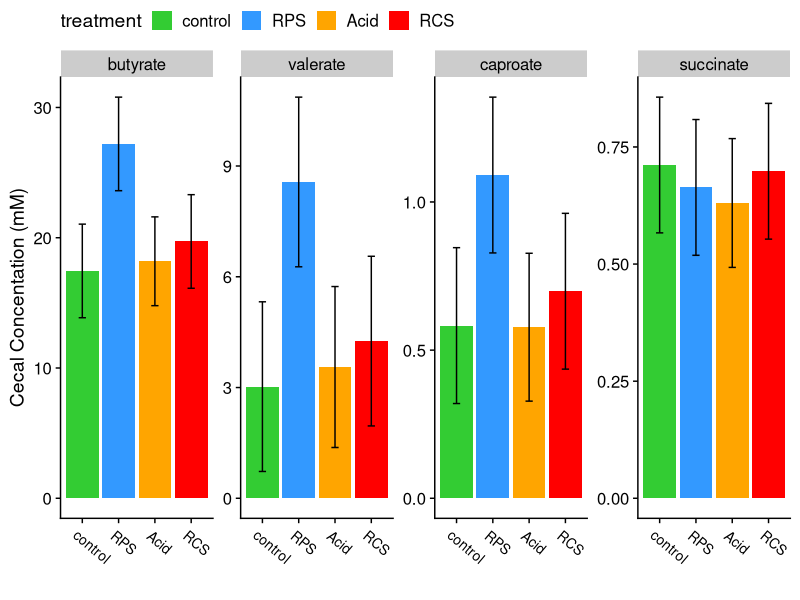
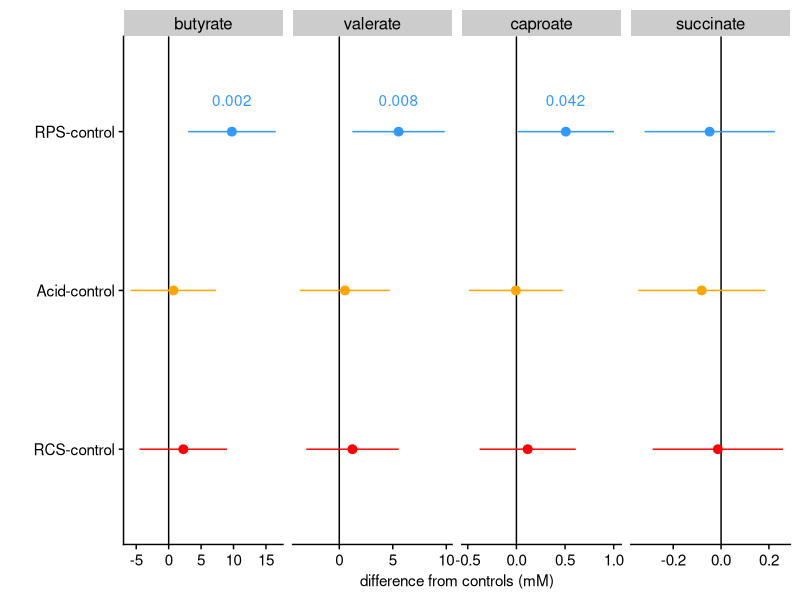
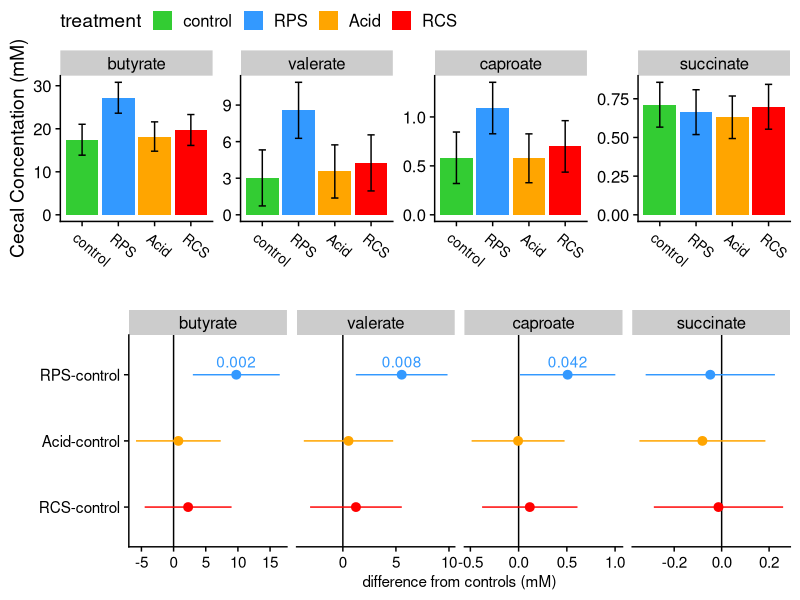
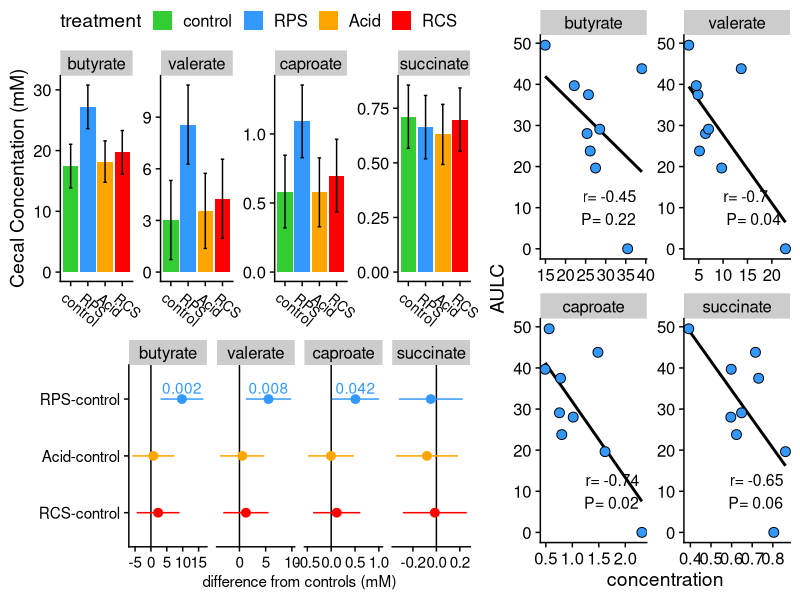
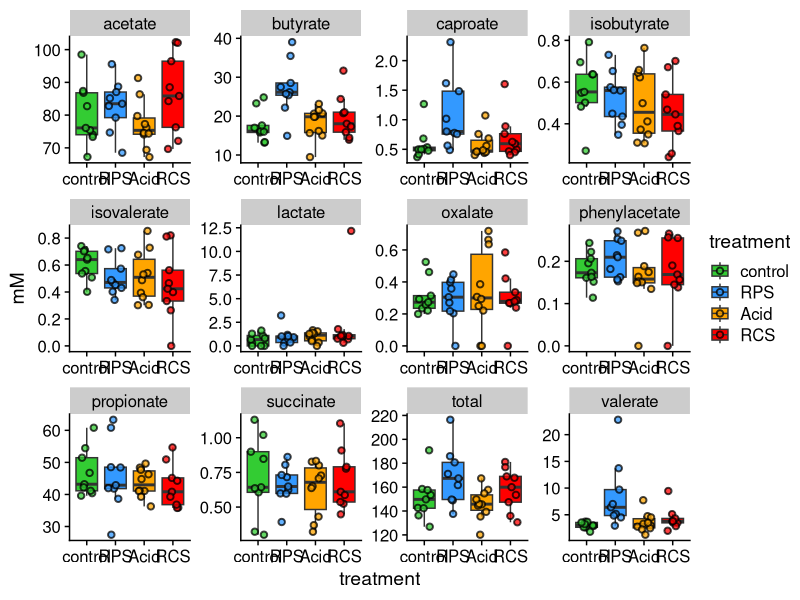
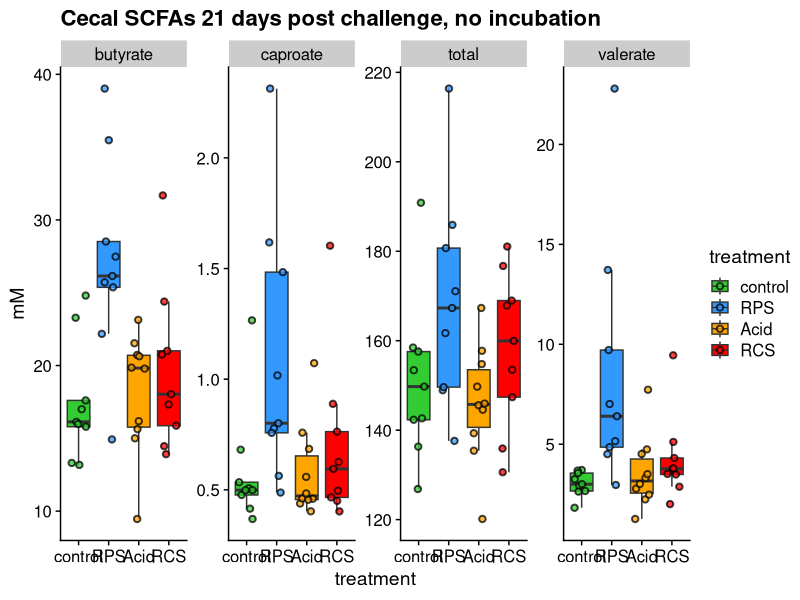
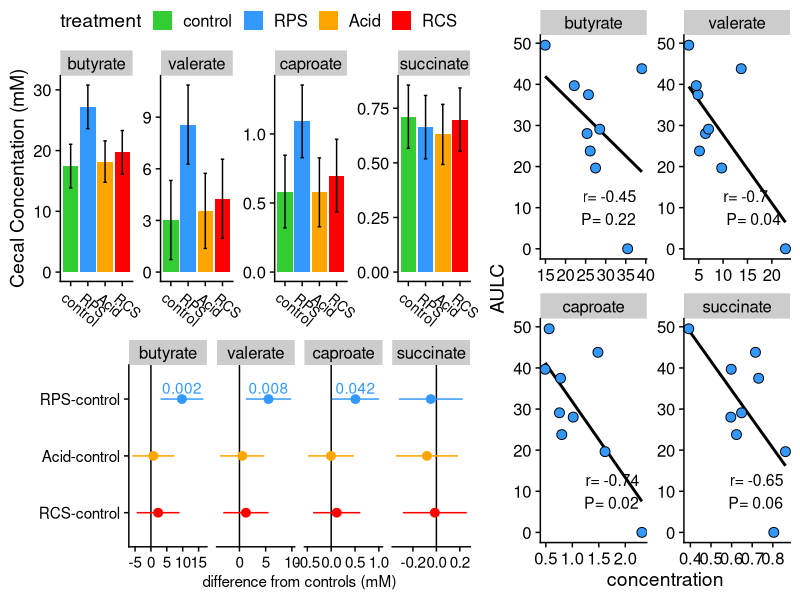

These figures' R source, in order:
# setwd('')
library(tidyverse)
library(cowplot)
library(broom)
theme_set(theme_cowplot())

vfas <- read_tsv('./data/FS12b_meta.tsv')


colnames(vfas)
vfas <- read_csv('./data/FS12b_vfas.csv')
vfas <- vfas %>% filter(treatment %in% c('control', 'RPS', 'Acid','RCS'))
vfas$treatment <- factor(vfas$treatment, levels = c('control', 'RPS', 'Acid', 'Zn+Cu', 'RCS', 'Bglu'))

vfas.gather <- vfas %>% gather(key = VFA, value = mM, -(pignum:hour))

vfas.gather$set <- paste(vfas.gather$hour, vfas.gather$treatment)

# initial peek #
# vfas %>% filter(pignum %in% c(458, 461, 469, 472))

### VFA CECUM TESTS ###

scfas <- vfas %>% filter(hour == 0)

but_test <- aov(butyrate~treatment, data = scfas)
cap_test <- aov(caproate~treatment, data = scfas)
val_test <- aov(valerate~treatment, data = scfas)
suc_test <- aov(succinate~treatment, data = scfas)

library(emmeans)


scfa_means <- 
  bind_rows(list(
  emmeans(but_test, specs =  ~ treatment) %>% tidy(conf.int=TRUE) %>% mutate(scfa='butyrate'),
  emmeans(val_test, specs =  ~ treatment) %>% tidy(conf.int=TRUE) %>% mutate(scfa='valerate'),
  emmeans(cap_test, specs =  ~ treatment) %>% tidy(conf.int=TRUE) %>% mutate(scfa='caproate'),
  emmeans(suc_test, specs =  ~ treatment) %>% tidy(conf.int=TRUE) %>% mutate(scfa='succinate'))) %>% 
  mutate(treatment=factor(treatment, levels = c('control', 'RPS', 'Acid', 'RCS')), 
         scfa=factor(scfa, levels = c('butyrate', 'valerate', 'caproate', 'succinate')))

# summary(but_test)
# summary(val_test)
# summary(cap_test)
# summary(tot_test)

scfa_tests <- 
  bind_rows(list(
  TukeyHSD(but_test) %>% tidy() %>% mutate(scfa='butyrate'),
TukeyHSD(val_test) %>% tidy()%>% mutate(scfa='valerate'),
TukeyHSD(cap_test) %>% tidy()%>% mutate(scfa='caproate'),
TukeyHSD(suc_test) %>% tidy()%>% mutate(scfa='succinate')
)) %>% 
  mutate(contrast=factor(contrast, levels=c('RCS-control', 
                                            'Acid-control', 
                                            'RPS-control')),
         scfa=factor(scfa, levels = c('butyrate', 'caproate', 'valerate', 'succinate'))) %>% 
  mutate(p.plot=ifelse(adj.p.value < 0.05, adj.p.value, NA))


FIG6A <- 
  scfa_means %>%
  ggplot(aes(x=treatment, y=estimate, ymin=conf.low, ymax=conf.high))+
  geom_col(aes(fill=treatment))+
  geom_errorbar(width=.2) + 
  facet_wrap(~scfa, scales = 'free', nrow=1)+
  theme(legend.position = 'top') + 
  ylab('Cecal Concentation (mM)') + 
  xlab('') + 
  theme(axis.text.x=element_text(size=10, angle = -40, hjust=.1))+
  scale_fill_manual(values=c('#33CC33', '#3399FF', 'orange', 'red', 'grey', 'purple'))

FIG6A

FIG6B <- 
  scfa_tests %>%
  mutate(scfa=factor(scfa, levels = c('butyrate', 'valerate', 'caproate', 'succinate'))) %>% 
  filter(grepl('control', contrast)) %>% 
  ggplot(aes(x=contrast, y=estimate, ymin=conf.low, ymax=conf.high)) +
  geom_hline(yintercept = 0)+
  geom_pointrange(aes(color=contrast)) + 
  geom_text(aes(label=round(p.plot, 3), color=contrast), nudge_x = .2)+
  coord_flip()+
  facet_wrap(~scfa, scales = 'free_x', nrow = 1) +
  theme(legend.position = 'none', 
        axis.text = element_text(size=11), 
        axis.title.x=element_text(size=11)) + 
  xlab('') + 
  ylab('difference from controls (mM)')+
  scale_color_manual(values=c('red', 'orange','#3399FF', 'red', 'grey', 'purple'))

FIG6B

ggdraw() + 
  draw_plot(FIG6A, x=0, y=.5, width = 1, height = .5) + 
  draw_plot(FIG6B, x=0, y=0, width = 1, height=.5)


## AULC VFA CORRELATIONS ##



MET <- read_tsv('./data/FS12b_meta.tsv') %>%
  mutate(ID=sample_ID) %>%
  select(ID, everything()) %>% 
  mutate(treatment=factor(treatment, levels = c('Control', 'RPS', 'Acid', 'RCS')))


RPS_cec_scfas <- 
  MET %>%
  select(pignum,  AULC, log_sal, tissue, day) %>% 
  filter(day =='D21' & tissue == 'C') %>%
  right_join(scfas) %>% 
  filter(treatment == 'RPS') %>% 
  select(-tissue, -day, -hour, -treatment) %>%
  column_to_rownames(var = 'pignum') %>% 
  as.matrix()



cor_tests <- 
  Hmisc::rcorr(RPS_cec_scfas) %>%
  tidy() %>% 
  filter(column1 %in% c('AULC', 'butyrate', 'valerate', 'caproate', 'succinate')) %>% 
  filter(column2 %in% c('AULC', 'butyrate', 'valerate', 'caproate', 'succinate')) %>% 
  mutate(scfa=column1) %>% 
  filter(column2=='AULC') %>% 
  mutate(concentration=c(17, 5, .7, .45), 
         AULC=c(10,10,10,10), 
         stats=paste('r=', round(estimate, 2), '\nP=', round(p.value, 2)), 
         scfa=factor(scfa, levels = c('butyrate', 'valerate', 'caproate', 'succinate')))
  

FIG6C <- 
RPS_cec_scfas %>%
  as.data.frame() %>% 
  gather(-AULC, key='scfa', value='concentration') %>% 
  filter(scfa %in% c('butyrate', 'valerate', 'caproate', 'succinate')) %>%
  mutate(scfa=factor(scfa, levels = c('butyrate', 'valerate', 'caproate', 'succinate'))) %>% 
  ggplot(aes(x=concentration, y=AULC)) +
  geom_smooth(method = 'lm',se=F, color='black') + 
  geom_text(data=cor_tests, aes(label=stats), size=4, hjust=-.5)+
  geom_point(shape=21, size=3, fill='#3399FF', color='black') +
  facet_wrap(~scfa, scales = 'free')



fig6 <- ggdraw()+
  draw_plot(FIG6A, x = 0, y =.4, width = .6, height = .6)+
  draw_plot(FIG6B, x = 0, y = 0, width = .6, height = .45)+
  draw_plot(FIG6C, x = .6, y = 0, width = .4, height = 1)

fig6

ggsave(filename = './output/figure6.jpeg', device = 'jpeg', 
       width=280, height=180, units = 'mm')

### D21 CECUM ALL VFAS  ###


filter(vfas.gather, hour == 0 ) %>% 
  ggplot(aes(x=treatment, y=mM, group=set, fill=treatment)) +
  geom_boxplot(outlier.alpha = 0) +geom_jitter(shape=21, size=1.5, stroke=1, alpha=.75, width = .25)+
  scale_fill_manual(values=c('#33CC33', '#3399FF', 'orange', 'red', 'grey', 'purple')) + 
  facet_wrap(~VFA, scales = 'free')


unique(vfas.gather$VFA)

filter(vfas.gather, hour == 0 & VFA %in% c('butyrate', 'valerate', 'caproate', 'total')) %>%
  ggplot(aes(x=treatment, y=mM, group=set, fill=treatment)) +
  geom_boxplot(outlier.alpha = 0) +geom_jitter(shape=21, size=1.5, stroke=1, alpha=.75, width = .25)+
  scale_fill_manual(values=c('#33CC33', '#3399FF', 'orange', 'red', 'grey', 'purple')) + 
  facet_wrap(~VFA, scales = 'free', nrow = 1) + ggtitle("Cecal SCFAs 21 days post challenge, no incubation")

#
# filter(vfas.gather, hour == 0 &
#          VFA %in% c('acetate', 'butyrate', 'propionate', 'valerate', 'caproate', 'total') & 
#          treatment %in% c('control', 'RPS')) %>%
#   ggplot(aes(x=treatment, y=mM, group=set, fill=treatment)) +
#   geom_boxplot(outlier.alpha = 0) +geom_jitter(shape=21, size=1.5, stroke=1, alpha=.75, width = .25)+
#   scale_fill_manual(values=c('red', '#3399FF', 'orange', 'red', 'grey', 'purple')) + 
#   facet_wrap(~VFA, scales = 'free') + ggtitle("Cecal SCFAs 21 days post challenge")




# filter(vfas.gather, hour == 24) %>% ggplot(aes(x=treatment, y=mM, group=set, fill=treatment)) +
#   geom_boxplot(outlier.alpha = 0) +geom_jitter(shape=21, size=1.5, stroke=1, alpha=.75, width = .25)+
#   scale_fill_manual(values=c('#33CC33', '#3399FF', 'orange', 'red', 'grey', 'purple')) + 
#   facet_wrap(~VFA, scales = 'free') + ggtitle("Cecal SCFAs 21 days post challenge, with incubation")

### propionate in 24hr incubation seems to have suffered in ZN

# 0 and 24 hr together

# filter(vfas.gather, VFA != 'succinate') %>% ggplot(aes(x=hour, y=mM, group=set, fill=treatment)) +
#   geom_boxplot(outlier.alpha = 0) +
#   scale_fill_manual(values=c('#33CC33', '#3399FF', 'orange', 'red', 'grey', 'purple')) + 
#   facet_wrap(~VFA, scales = 'free')
# 
###

# tests for RPS vs control

# buttest <- vfas.gather %>% filter(treatment %in% c('control', 'RPS') & hour ==0 & VFA == 'butyrate')
# valtest <- vfas.gather %>% filter(treatment %in% c('control', 'RPS') & hour ==0 & VFA == 'valerate')
# captest <- vfas.gather %>% filter(treatment %in% c('control', 'RPS') & hour ==0 & VFA == 'caproate')
# tottest <- vfas.gather %>% filter(treatment %in% c('control', 'RPS') & hour ==0 & VFA == 'total')
# 
# wilcox.test(buttest$mM~buttest$treatment) # p-value = 0.00399
# wilcox.test(valtest$mM~valtest$treatment) # p-value = 0.0007816
# wilcox.test(captest$mM~captest$treatment) # p-value = 0.01061
# wilcox.test(tottest$mM~tottest$treatment) # p-value = 0.1135
# 

### for correlations ###

# vfas0 <- filter(vfas, hour == 0) %>% select(-hour)
# 
# vfas24 <- filter(vfas, hour == 24) %>% select(-hour)
# 
# colnames(vfas24) <- paste('P', colnames(vfas24), sep = '_') # why 'P' ?  Because it shows the 'P'otential amount of VFAs for that bolus
# 
# colnames(vfas24)[1] <- 'pignum'
# 
# vfas_for_cor <- merge(vfas0, vfas24, by = 'pignum')
# 
# vfas_for_cor$day <- 21
# vfas_for_cor$tissue <- 'cecal_contents'
# vfas_for_cor <- vfas_for_cor %>% select(pignum, treatment, day, tissue, everything())


# write_csv(vfas_for_cor, './data/FS12b_vfas_for_cor.csv')

############### FECAL DATA #################




# library(tidyverse)


####### WARNING! I THINK THERE IS A PROBLEM WITH THE DATA FROM DAY 7 and 21!!!!!

### SUSPICIOUS AMOUNTS OF LACTATE AND SUCCINATE ARE PRESENT, USUALLY THESE ARE VERY RARE
### I THINK THERE WAS AN ISSUE DURING SAMPLE PREP
### MY GUESS IS THAT THE SAMPLES WERE ALLOWED TO THAW AT ROOM TEMP FOR TOO LONG AND 
### SOME BACTERIAL METABOLIC ACTIVITY GENERATED EXCESS LACTATE AND SUCCINATE
### USUALLY THESE WOULD BE CONVERTED TO OTHER SCFAS BY ANAEROBIC FERMENTATION BUT
### THE ANAEROBES PROBABLY DIED DUE TO OXYGEN EXPOSURE.


# write_csv(res.all, 'FS12b_fecal_vfas.csv')

# res.all <- read_csv('./data/FS12b_fecal_vfas.csv')
# # tests <- filter(res.all, time == 0) %>%
# #   do(pwilx=pairwise.wilcox.test(.$butyrate, .$treatment, p.adjust.method = 'none'))
# # #pairwise.wilcox.test(p.adjust.method = )
# # tests[[1]]
# # 
# # 
# # tests <- filter(res.all, time == 0) %>% do(pwilx=pairwise.wilcox.test(.$caproate, .$treatment, p.adjust.method = 'none'))
# # #pairwise.wilcox.test(p.adjust.method = )
# # tests[[1]]
# # 
# # 
# # tests <- filter(res.all, time == 0) %>% do(pwilx=pairwise.wilcox.test(.$valerate, .$treatment, p.adjust.method = 'none'))
# # #pairwise.wilcox.test(p.adjust.method = )
# # tests[[1]]
# # 
# # 
# # res.all$treatment <- factor(res.all$treatment, levels=c('control', 'RPS', 'Acid', 'Zn+Cu', 'RCS', 'Bglu'))
# # 
# # 
# # res.all %>% ggplot(aes(x=treatment, y=acetate, fill=treatment)) + facet_wrap(~time) + geom_boxplot() + geom_text(aes(label=pignum))
# # res.all %>% ggplot(aes(x=treatment, y=propionate, fill=treatment)) + facet_wrap(~time) + geom_boxplot()+ geom_text(aes(label=pignum))
# # res.all %>% ggplot(aes(x=treatment, y=butyrate, fill=treatment)) + facet_wrap(~time) + geom_boxplot()+ geom_text(aes(label=pignum))
# # res.all %>% ggplot(aes(x=treatment, y=valerate, fill=treatment)) + facet_wrap(~time) + geom_boxplot()+ geom_text(aes(label=pignum))
# # res.all %>% ggplot(aes(x=treatment, y=caproate, fill=treatment)) + facet_wrap(~time) + geom_boxplot()+ geom_text(aes(label=pignum))
# # res.all %>% ggplot(aes(x=treatment, y=isovalerate, fill=treatment)) + facet_wrap(~time) + geom_boxplot()+ geom_text(aes(label=pignum))
# # res.all %>% ggplot(aes(x=treatment, y=oxalate, fill=treatment)) + facet_wrap(~time) + geom_boxplot()+ geom_text(aes(label=pignum))
# # res.all %>% ggplot(aes(x=treatment, y=phenylacetate, fill=treatment)) + facet_wrap(~time) + geom_boxplot()+ geom_text(aes(label=pignum))
# # res.all %>% ggplot(aes(x=treatment, y=succinate, fill=treatment)) + facet_wrap(~time) + geom_boxplot()+ geom_text(aes(label=pignum))
# # res.all %>% ggplot(aes(x=treatment, y=fumarate, fill=treatment)) + facet_wrap(~time) + geom_boxplot()+ geom_text(aes(label=pignum))
# # res.all %>% ggplot(aes(x=treatment, y=lactate, fill=treatment)) + facet_wrap(~time) + geom_boxplot()+ geom_text(aes(label=pignum))
# # 
# # 
# # res.gather <- res.all %>% gather(key = variable, value = concentration, -(pignum:set))
# # 
# # # res.gather %>% filter(variable == 'total')%>% ggplot(aes(x=time, y=concentration, group=pignum, color=treatment)) + geom_line()
# # 
# # res.sum <- res.gather %>%  group_by(time, treatment, variable) %>%
# #   summarise(mean=mean(concentration), sd=sd(concentration), n=n(), sterr=sd/sqrt(n))
# # 
# # res.sum <- res.sum %>% mutate(treat_var=paste(treatment, variable, sep='_'))
# # 
# # res.sum$treatment <- factor(res.sum$treatment, levels= c('control', 'RPS', 'Acid', 'Zn+Cu', 'RCS', 'Bglu'))
# # 
# # res.sum %>% ggplot(aes(x=time, y=mean, group=treat_var, color=treatment)) +
# #   geom_line() + facet_wrap(~variable, scales='free') + scale_color_manual(values=c('#33CC33', '#3399FF', 'orange', 'red', 'grey', 'purple')) + ggtitle('Mean concentration of fecal SCFAs over time')
# #  
# 
# 
# #######
# 
# D0vfas <- res.all %>% 
#   filter(time == 0 & treatment %in% c('control', 'RPS', 'Acid','RCS')) %>% 
#   mutate(treatment=factor(treatment, levels = c('control', 'RPS', 'Acid','RCS')))
# 
# # D0vfas$treatment
# 
# D21vfas <- vfas %>%
#   filter(hour == 0) %>% 
#   mutate(treatment=factor(treatment, levels = c('control', 'RPS', 'Acid','RCS')))
# 
# # D21vfas$treatment
# 
# D0_results <- D0vfas %>%
#   # select(-formate) %>%
#   filter(pignum != 101) %>% 
#   pivot_longer(cols = acetate:total,
#                names_to = 'VFA',
#                values_to = 'concentration') %>% 
#   group_by(VFA) %>% 
#   nest() %>% ungroup() %>% 
#   mutate(day=0, 
#          ANOVA=map(.x=data, ~ aov(data = .x, formula = concentration ~ treatment)),
#          TUK=map(.x = ANOVA, TukeyHSD), 
#          tid_TUK=map(.x=TUK, broom::tidy)) %>% 
#   select(-data, -ANOVA, -TUK) %>% 
#   unnest(cols = tid_TUK) %>% 
#   filter(grepl('control', contrast))
# 
# D21_results <- D21vfas %>% 
#   pivot_longer(cols = acetate:total,
#                names_to = 'VFA',
#                values_to = 'concentration') %>% 
#   group_by(VFA) %>% 
#   nest() %>% ungroup() %>% 
#   mutate(day=21, 
#          ANOVA=map(.x=data, ~ aov(data = .x, formula = concentration ~ treatment)), 
#          TUK=map(.x = ANOVA, TukeyHSD), 
#          tid_TUK=map(.x=TUK, broom::tidy)) %>% 
#   select(-data, -ANOVA, -TUK) %>% 
#   unnest(cols = tid_TUK) %>% 
#   filter(grepl('control', contrast))
# 
# 
# 
# D21_results %>% filter(VFA %in% c('butyrate', 'caproate', 'valerate')) %>% 
#   ggplot(aes(x=contrast, y=estimate, ymin=conf.low, ymax=conf.high, color=contrast)) + 
#   geom_hline(yintercept = 0, color='grey')+
#   geom_pointrange() + facet_wrap(~VFA, scales = 'free') + coord_flip()
# 
# 
# 
# # probably omit D0 results, maybe supplement if anything.  
# 
# 
# D0_results %>%# filter(VFA %in% c('butyrate', 'caproate', 'valerate')) %>% 
#   ggplot(aes(x=contrast, y=estimate, ymin=conf.low, ymax=conf.high, color=contrast)) + 
#   geom_hline(yintercept = 0, color='grey')+
#   geom_pointrange() + facet_wrap(~VFA, scales = 'free') + coord_flip()
# 
# 
# 
# 
# 
# D0_results %>% group_by(VFA) %>% 
#   summarise(MI=min(conf.low) , 
#             MA=max(conf.high), 
#             RANGE=abs(MI-MA), 
#             bump= RANGE*.1, 
#             MIN=MI - bump, 
#             MAX=MA + bump, 
#             LIM = ifelse(abs(MIN) > MAX, abs(MIN), abs(MAX)))
# 
